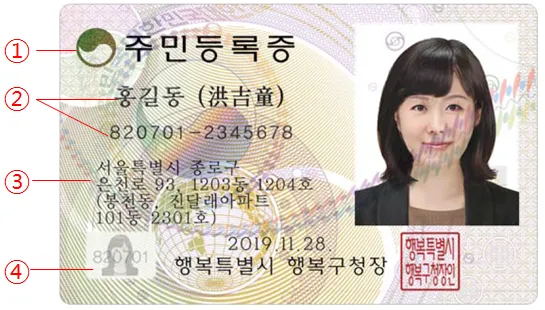
#> input picture images/id-card-example.png, 545 x 310 px; its folder holds only this picture in this run
$ python camera_calibration_t1_v1.py
#> lines starting #> are read from the running program, lines starting #| are printed output that depends on the picture
import numpy as np
import cv2 as cv
import glob
import pickle


################ FIND CHESSBOARD CORNERS - OBJECT POINTS AND IMAGE POINTS #############################

chessboardSize = (9, 6)
frameSize = (1980, 1080)


# termination criteria
criteria = (cv.TERM_CRITERIA_EPS + cv.TERM_CRITERIA_MAX_ITER, 30, 0.001)


# prepare object points, like (0,0,0), (1,0,0), (2,0,0) ....,(6,5,0)
objp = np.zeros((chessboardSize[0] * chessboardSize[1], 3), np.float32)
objp[:, :2] = np.mgrid[0:chessboardSize[0],
                       0:chessboardSize[1]].T.reshape(-1, 2)

size_of_chessboard_squares_mm = 20
objp = objp * size_of_chessboard_squares_mm


# Arrays to store object points and image points from all the images.
objpoints = []  # 3d point in real world space
imgpoints = []  # 2d points in image plane.


images = glob.glob('images/*.png')

for image in images:

    img = cv.imread(image)
#> img is the input picture: shape (310, 545, 3); mean B, G, R 191.8, 201.1, 209.2
    gray = cv.cvtColor(img, cv.COLOR_BGR2GRAY)
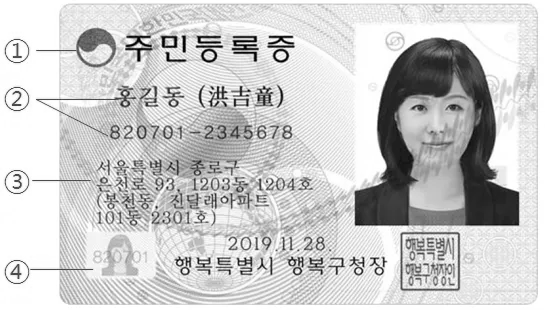
#> gray: shape (310, 545); min 0, max 255, mean 202.4

    # Find the chess board corners
    ret, corners = cv.findChessboardCorners(gray, chessboardSize, None)
#> ret = False; corners = None

    # If found, add object points, image points (after refining them)
    if ret == True:

        objpoints.append(objp)
        corners2 = cv.cornerSubPix(gray, corners, (11, 11), (-1, -1), criteria)
        imgpoints.append(corners)

        # Draw and display the corners
        cv.drawChessboardCorners(img, chessboardSize, corners2, ret)
        cv.imshow('img', img)
        cv.waitKey(1000)


cv.destroyAllWindows()


############## CALIBRATION #######################################################

#> (the run stopped early here; a loop or call above may not have finished)
